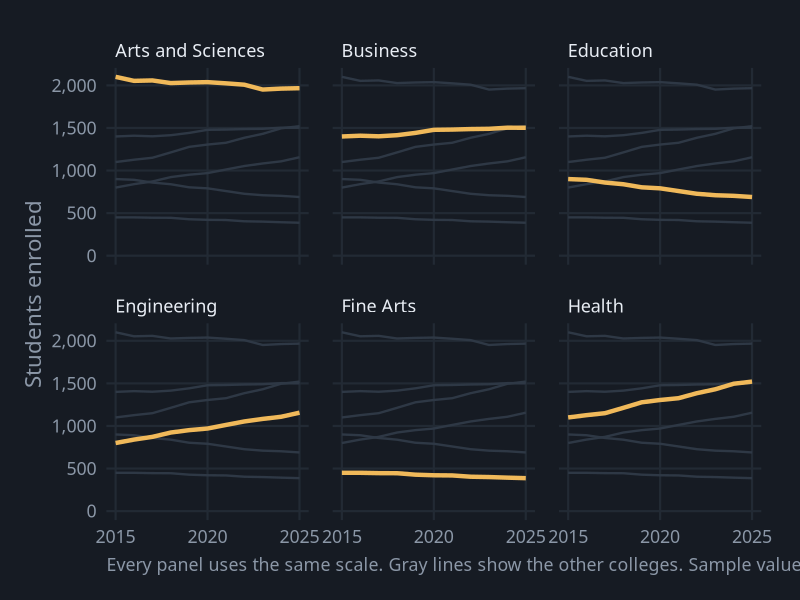
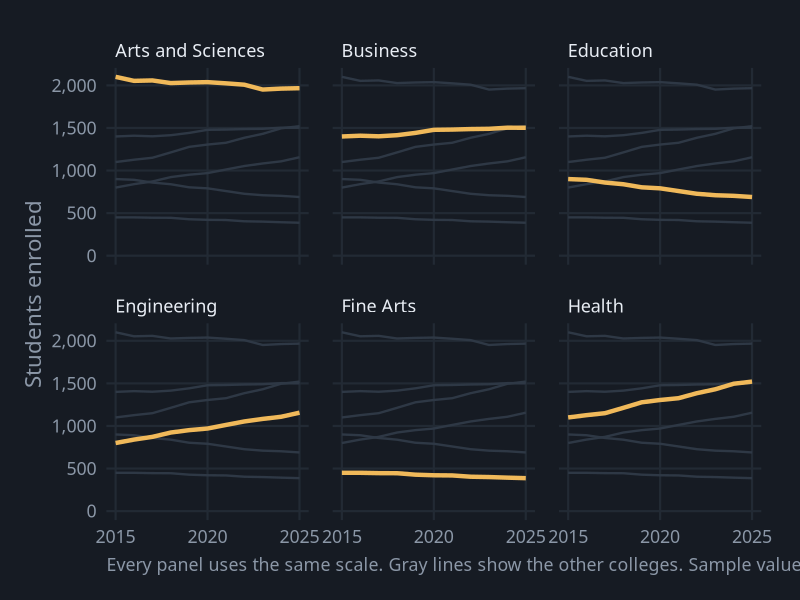

Recreate these plots in R, in order.
# Small Multiples
# Question: How did each college's enrollment change over time?
# Put this script and smallmult.csv in the same folder, then in RStudio choose
# Session > Set Working Directory > To Source File Location.

library(tidyverse)

# ---- Gallery look: dark background, soft gray text ----
font <- "IBM Plex Sans"   # use "sans" if IBM Plex Sans is not installed
ink  <- "#8B97A7"

theme_gallery <- function() {
  theme_minimal(base_size = 16, base_family = font) +
    theme(
      plot.background  = element_rect(fill = "#161B23", color = NA),
      panel.grid       = element_line(color = "#222A34"),
      panel.grid.minor = element_blank(),
      text             = element_text(color = ink),
      axis.text        = element_text(color = ink),
      legend.position  = "top",
      legend.title     = element_blank(),
      plot.margin      = margin(24, 28, 18, 18)
    )
}

df <- read_csv("smallmult.csv", show_col_types = FALSE)

# A copy without the college column draws every college in gray behind each panel,
# so each highlighted line can be compared with the rest
background <- rename(df, other = college)

p <- ggplot(df, aes(x = year, y = students)) +
  geom_line(data = background, aes(group = other), color = "#2E3845", linewidth = 0.8) +
  geom_line(color = "#F0B95A", linewidth = 1.5) +
  facet_wrap(~ college, nrow = 2) +          # every panel shares one scale
  scale_x_continuous(breaks = c(2015, 2020, 2025)) +
  scale_y_continuous(labels = scales::comma, limits = c(0, NA)) +
  labs(x = NULL, y = "Students enrolled",
       caption = "Every panel uses the same scale. Gray lines show the other colleges. Sample values.") +
  theme_gallery() +
  theme(strip.text = element_text(color = "#E8EDF4", size = 13, hjust = 0),
        panel.spacing = unit(1.2, "lines"), plot.caption = element_text(color = ink, hjust = 0))

ggsave("smallmult.png", p, width = 9, height = 6, dpi = 200)
p
